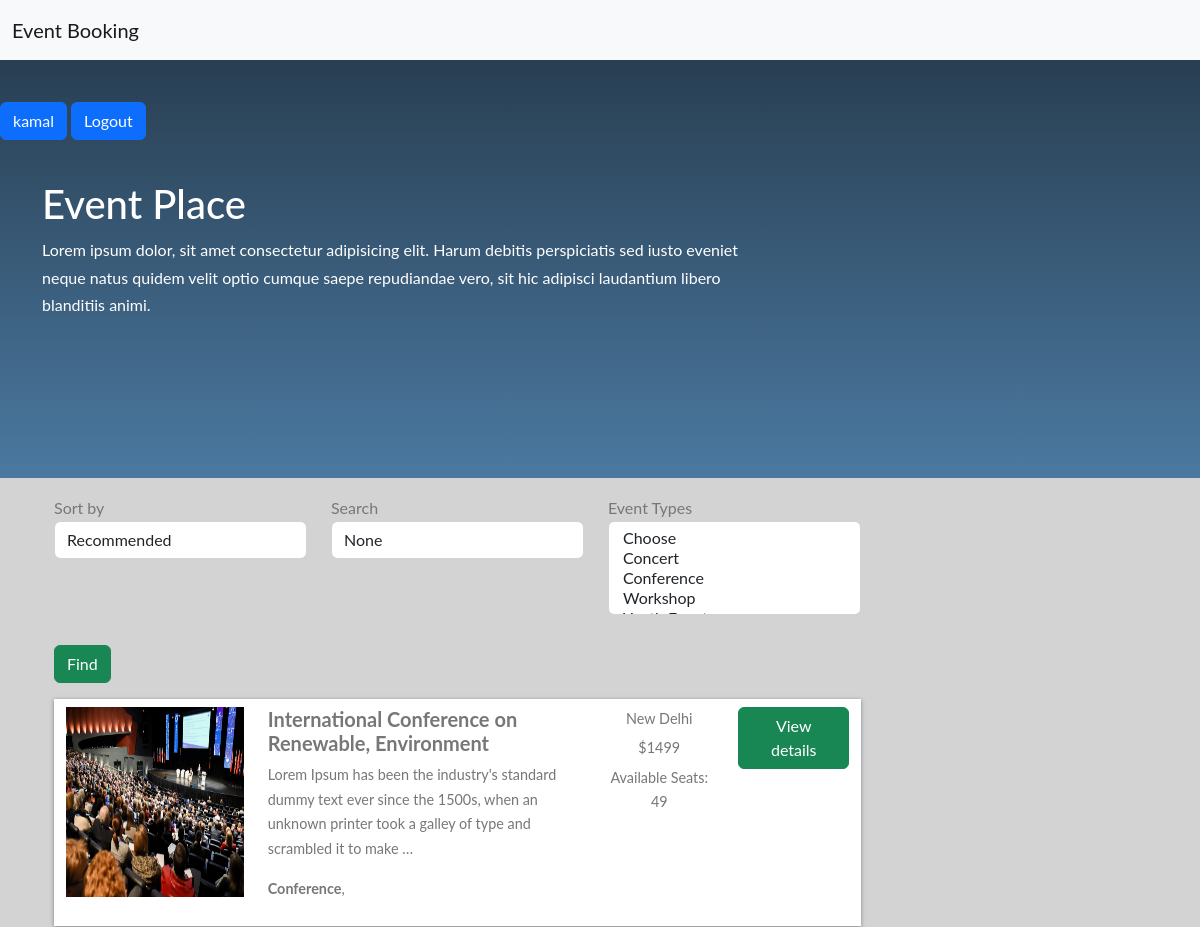
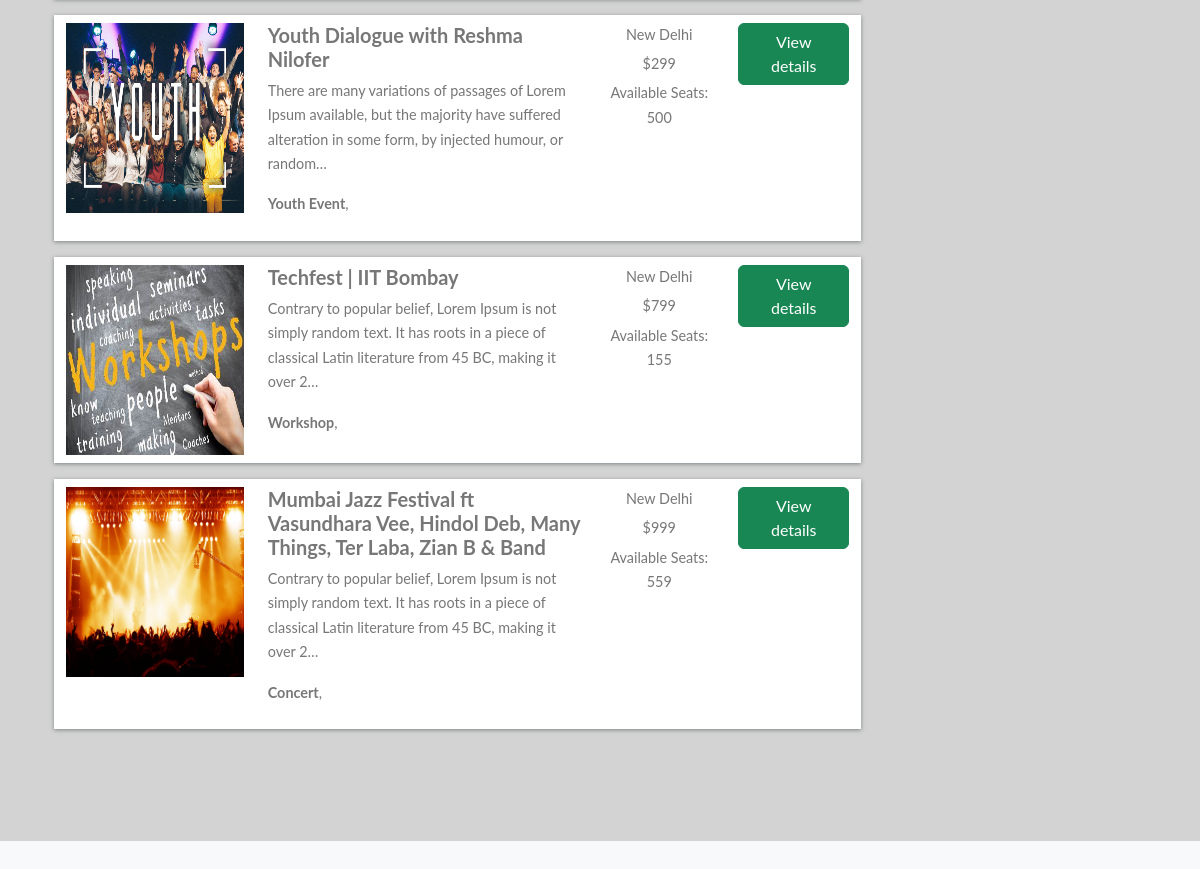
Screenshot of / (signed in) with the database file from the repository (2 pictures, top to bottom).
### home/models.py (models this page shows, shortened)
class BaseModel(models.Model):
    uid = models.UUIDField(default=uuid.uuid4   , editable=False , primary_key=True)
    created_at = models.DateField(auto_now_add=True)
    updated_at = models.DateField(auto_now_add=True)
    class Meta:
        abstract = True

class Hotel(BaseModel):
    hotel_name= models.CharField(max_length=100)
    hotel_price = models.IntegerField()
    description = models.TextField()
    amenities = models.ManyToManyField(Amenities)
    room_count = models.IntegerField(default=10)

class HotelImages(BaseModel):
    hotel= models.ForeignKey(Hotel ,related_name="images", on_delete=models.CASCADE)
    images = models.ImageField(upload_to="hotels")

class Amenities(BaseModel):
    amenity_name = models.CharField(max_length=100)

### home/views.py (the view)
# urls.py: path('', home , name='home'),
def home(request):
    amenities_objs = Amenities.objects.all()
    hotels_objs = Hotel.objects.all()
    sort_by = request.GET.get('sort_by')
    search = request.GET.get('search')
    amenities = request.GET.getlist('amenities')
    print(amenities)
    if sort_by:
        if sort_by == 'ASC':
            hotels_objs = hotels_objs.order_by('hotel_price')
        elif sort_by == 'DSC':
            hotels_objs = hotels_objs.order_by('-hotel_price')
    if search:
        hotels_objs = hotels_objs.filter(
            Q(hotel_name__icontains = search) |
            Q(description__icontains = search) )
    if len(amenities):
        hotels_objs = hotels_objs.filter(amenities__amenity_name__in = amenities).distinct()
    context = {'amenities_objs' : amenities_objs , 'hotels_objs' : hotels_objs , 'sort_by' : sort_by
    , 'search' : search , 'amenities' : amenities}
    return render(request , 'home.html' ,context)

### home/templates/home.html (shortened to what this page needs)
{% extends "base.html" %}
{%  block start %}
<section class="colorful jumbotron mb-0" role="banner">
    {% if not user.is_authenticated %}
    <a href="/login/" class="btn btn-primary mt-5 ">Login</a>
    <a href="/register/" class="btn btn-primary mt-5 ">Register</a>
    {% else %}
    <a href="/profile/" class="btn btn-primary mt-5 ">{{user.username}}</a>
    <a href="/logout/" class="btn btn-primary mt-5 ">Logout</a>
    {% endif %}
    <div class="container hotels-container">
        <div class="row mt-2 justify-content-between">
            <div class="col-md-8 text-white align-self-center mb-2 p-4">
                <h1>Event Place</h1>
                <span class=""> Lorem ipsum dolor, sit amet consectetur adipisicing elit. Harum debitis perspiciatis sed iusto
                    eveniet neque natus quidem velit optio cumque saepe repudiandae vero, sit hic adipisci laudantium libero blanditiis
                    animi.
                </span>
            </div>
        </div>
    </div>
</section>
<section class="search-container mb-5 pb-5">
    <div class="container">
        <div class="row">
            <div class="col-lg-9  px-4 mb-5">
                <form>
                <div class="row mt-3">
                    <div class="col-md-4">
                    <div class="form-inline">
                        <label class="" for="exampleFormControlSelect1">Sort by</label>
                        <select class="form-control" name="sort_by" id="exampleFormControlSelect1">
                            <option value="">Recommended</option>
                        </select>
                    </div>
                    </div>
                    <div class="col-md-4">
                        <div class="form-inline">
                            <label class="" for="exampleFormControlSelect1">Search</label>
                            <input name="search" class="form-control" value="{{search}}" placeholder="Search">
                        </div>
                    </div>
                    <div class="col-md-4">
                        <div class="form-inline">
                           <label class="" for="exampleFormControlSelect1">Event Types</label>
                            <select name="amenities" class="form-control" multiple>
                            <option value="">Choose</option>
                            {% for amenities_obj in amenities_objs %}
                            <option {% if amenities_obj.amenity_name in amenities  %} selected {%endif%}value="{{amenities_obj.amenity_name}}">{{amenities_obj.amenity_name}}</option>
                                {% endfor %}
                        </select>
                        </div>
                    </div>
                    <div class="col-md-4">
                            <button style="margin-top: 30px;" type="submit" class="btn btn-success">Find</button>
                        </div>
                </div>
                </form>
                {% for hotels_obj in hotels_objs %}
                <div class="row search-card-result">
                    <div class="col-md-3">
                    <a href="/hotel-detail/{{hotels_obj.uid}}">
                        <img class="img-fluid" src="/media/{{hotels_obj.images.first.images}}" alt="Card image cap">
                    </a></div>
                    <div class="col-md-5">
                        <h5>{{hotels_obj.hotel_name}}</h5>
                        <p>
                            {{hotels_obj.description|truncatechars:150}}
                        </p>
                        <p>
                            {%for amenitie in hotels_obj.amenities.all %}
                            <b>{{amenitie.amenity_name}}</b>,
                            {% endfor %}
                        </p>
                    </div>
                    <div class="col-md-2 border-left text-center more-offers">
                        <p>New Delhi</p>
                        <p>${{hotels_obj.hotel_price}}</p>
                        <p>Available Seats: {{hotels_obj.room_count}}</p>
                    </div>
                    <div class="col-md-2 border-left text-center more-offers">
                        <div class="btn btn-success">View details </div>
                    </div>
                </div>
                {% endfor %}
            </div>
        </div>
    </div>
</section>
{% endblock %}

### home/templates/base.html (style rules this page uses)
body { font-family: "Lato", Arial, sans-serif; font-weight: 400; font-size: 16px; line-height: 1.7; background: #fff; color: #777; }
.colorful { background: #4b79a1; background: -webkit-linear-gradient(to bottom, #283e51, #4b79a1); background: linear-gradient(to bottom, #283e51, #4b79a1); border-radius: 0px; padding: 0px 0 1rem 0 !important; }
.hotels-container { padding: 0.5rem 0 7rem 0; }
.search-container { background: #d3d3d3; }
.search-card-result { box-shadow: 0px 1px 4px rgba(41, 51, 57, 0.5); margin: 1rem 0; padding: 0.5rem 0; background-color: #fff; }
.search-card-result img { height: 190px; }
.search-card-result h5 { font-style: 1.1rem; font-weight: 700; }
.search-card-result p { font-size: 0.9rem; }
.search-card-result .more-offers p { margin-bottom: 0.3rem; }

### rows the page displays
Hotel: images.first.images (picture), hotel_name "International Conference on Renewable, Environment", description "Lorem Ipsum has been the industry's standard dummy text ever since the 1500s, when an unknown printer took a galley of type and scrambled it to make …", hotel_price "1499", room_count "49"
Amenities: amenity_name "Conference"
Hotel: images.first.images (picture), hotel_name "Youth Dialogue with Reshma Nilofer", description "There are many variations of passages of Lorem Ipsum available, but the majority have suffered alteration in some form, by injected humour, or random…", hotel_price "299", room_count "500"
Amenities: amenity_name "Youth Event"
Hotel: images.first.images (picture), hotel_name "Techfest | IIT Bombay", description "Contrary to popular belief, Lorem Ipsum is not simply random text. It has roots in a piece of classical Latin literature from 45 BC, making it over 2…", hotel_price "799", room_count "155"
Amenities: amenity_name "Workshop"
Hotel: images.first.images (picture), hotel_name "Mumbai Jazz Festival ft Vasundhara Vee, Hindol Deb, Many Things, Ter Laba, Zian B & Band", description "Contrary to popular belief, Lorem Ipsum is not simply random text. It has roots in a piece of classical Latin literature from 45 BC, making it over 2…", hotel_price "999", room_count "559"
Amenities: amenity_name "Concert"

### other values shown
{{ user.username }} "kamal"
